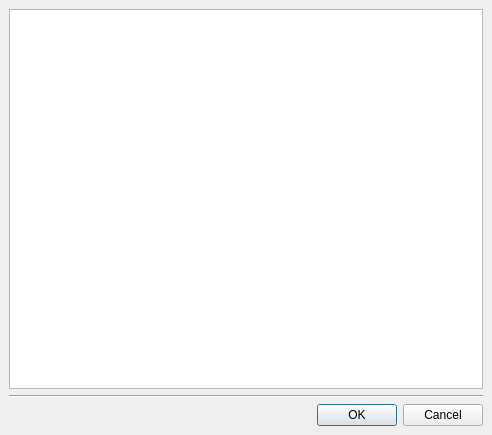
<?xml version="1.0" encoding="UTF-8"?>
<ui version="4.0">
 <class>ProjectExplorer::Internal::DependenciesDialog</class>
 <widget class="QDialog" name="ProjectExplorer::Internal::DependenciesDialog">
  <property name="geometry">
   <rect>
    <x>0</x>
    <y>0</y>
    <width>492</width>
    <height>435</height>
   </rect>
  </property>
  <property name="windowTitle">
   <string>Project Dependencies</string>
  </property>
  <layout class="QVBoxLayout">
   <property name="spacing">
    <number>6</number>
   </property>
   <property name="margin">
    <number>9</number>
   </property>
   <item>
    <widget class="QTableView" name="dependencyTable">
     <property name="selectionMode">
      <enum>QAbstractItemView::SingleSelection</enum>
     </property>
    </widget>
   </item>
   <item>
    <widget class="Line" name="line">
     <property name="orientation">
      <enum>Qt::Horizontal</enum>
     </property>
    </widget>
   </item>
   <item>
    <widget class="QDialogButtonBox" name="buttonBox">
     <property name="orientation">
      <enum>Qt::Horizontal</enum>
     </property>
     <property name="standardButtons">
      <set>QDialogButtonBox::Cancel|QDialogButtonBox::Ok</set>
     </property>
    </widget>
   </item>
  </layout>
 </widget>
 <resources/>
 <connections>
  <connection>
   <sender>buttonBox</sender>
   <signal>accepted()</signal>
   <receiver>ProjectExplorer::Internal::DependenciesDialog</receiver>
   <slot>accept()</slot>
   <hints>
    <hint type="sourcelabel">
     <x>142</x>
     <y>285</y>
    </hint>
    <hint type="destinationlabel">
     <x>142</x>
     <y>155</y>
    </hint>
   </hints>
  </connection>
  <connection>
   <sender>buttonBox</sender>
   <signal>rejected()</signal>
   <receiver>ProjectExplorer::Internal::DependenciesDialog</receiver>
   <slot>reject()</slot>
   <hints>
    <hint type="sourcelabel">
     <x>142</x>
     <y>285</y>
    </hint>
    <hint type="destinationlabel">
     <x>142</x>
     <y>155</y>
    </hint>
   </hints>
  </connection>
 </connections>
</ui>
